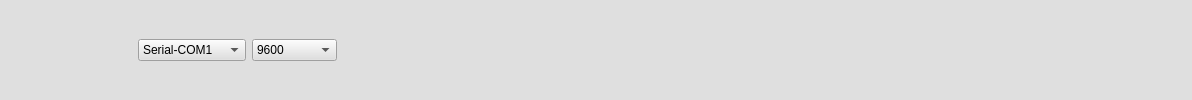
      <widget class="QFrame" name="frame_3">
       <property name="sizePolicy">
        <sizepolicy hsizetype="Preferred" vsizetype="Fixed">
         <horstretch>0</horstretch>
         <verstretch>0</verstretch>
        </sizepolicy>
       </property>
       <property name="styleSheet">
        <string notr="true">background-color:rgb(223, 223, 223)</string>
       </property>
       <property name="frameShape">
        <enum>QFrame::Panel</enum>
       </property>
       <property name="frameShadow">
        <enum>QFrame::Raised</enum>
       </property>
       <property name="lineWidth">
        <number>0</number>
       </property>
       <property name="midLineWidth">
        <number>3</number>
       </property>
       <layout class="QVBoxLayout" name="verticalLayout_5">
        <property name="leftMargin">
         <number>0</number>
        </property>
        <property name="topMargin">
         <number>2</number>
        </property>
        <property name="rightMargin">
         <number>0</number>
        </property>
        <property name="bottomMargin">
         <number>2</number>
        </property>
        <item>
         <layout class="QHBoxLayout" name="horizontalLayout_3" stretch="1,1,1,2,2,1,1,18">
          <item>
           <widget class="QPushButton" name="btnOpen">
            <property name="sizePolicy">
             <sizepolicy hsizetype="Minimum" vsizetype="Minimum">
              <horstretch>0</horstretch>
              <verstretch>0</verstretch>
             </sizepolicy>
            </property>
            <property name="text">
             <string/>
            </property>
            <property name="icon">
             <iconset resource="../icons/icons.qrc">
              <normaloff>:/icons/open1.png</normaloff>:/icons/open1.png</iconset>
            </property>
            <property name="iconSize">
             <size>
              <width>24</width>
              <height>24</height>
             </size>
            </property>
            <property name="autoDefault">
             <bool>false</bool>
            </property>
            <property name="flat">
             <bool>true</bool>
            </property>
           </widget>
          </item>
          <item>
           <widget class="QPushButton" name="btnSave">
            <property name="sizePolicy">
             <sizepolicy hsizetype="Minimum" vsizetype="Minimum">
              <horstretch>0</horstretch>
              <verstretch>0</verstretch>
             </sizepolicy>
            </property>
            <property name="text">
             <string/>
            </property>
            <property name="icon">
             <iconset resource="../icons/icons.qrc">
              <normaloff>:/icons/save1.png</normaloff>:/icons/save1.png</iconset>
            </property>
            <property name="iconSize">
             <size>
              <width>24</width>
              <height>24</height>
             </size>
            </property>
            <property name="checkable">
             <bool>false</bool>
            </property>
            <property name="autoDefault">
             <bool>false</bool>
            </property>
            <property name="flat">
             <bool>true</bool>
            </property>
           </widget>
          </item>
          <item>
           <spacer name="horizontalSpacer_6">
            <property name="orientation">
             <enum>Qt::Horizontal</enum>
            </property>
            <property name="sizeHint" stdset="0">
             <size>
              <width>40</width>
              <height>20</height>
             </size>
            </property>
           </spacer>
          </item>
          <item>
           <widget class="QComboBox" name="boxSerialSelect">
            <property name="sizePolicy">
             <sizepolicy hsizetype="Preferred" vsizetype="Fixed">
              <horstretch>0</horstretch>
              <verstretch>0</verstretch>
             </sizepolicy>
            </property>
            <item>
             <property name="text">
              <string>Serial-COM1</string>
             </property>
            </item>
            <item>
             <property name="text">
              <string>Serial-COM2</string>
             </property>
            </item>
            <item>
             <property name="text">
              <string>Serial-COM3</string>
             </property>
            </item>
            <item>
             <property name="text">
              <string>Serial-COM4</string>
             </property>
            </item>
            <item>
             <property name="text">
              <string>Serial-COM5</string>
             </property>
            </item>
            <item>
             <property name="text">
              <string>Serial-COM6</string>
             </property>
            </item>
            <item>
             <property name="text">
              <string>Serial-COM7</string>
             </property>
            </item>
            <item>
             <property name="text">
              <string>Serial-COM8</string>
             </property>
            </item>
            <item>
             <property name="text">
              <string>Serial-COM9</string>
             </property>
            </item>
            <item>
             <property name="text">
              <string>Serial-COM10</string>
             </property>
            </item>
           </widget>
          </item>
          <item>
           <widget class="QComboBox" name="boxBaudSelect">
            <item>
             <property name="text">
              <string>9600</string>
             </property>
            </item>
            <item>
             <property name="text">
              <string>19200</string>
             </property>
            </item>
            <item>
             <property name="text">
              <string>57600</string>
             </property>
            </item>
            <item>
             <property name="text">
              <string>115200</string>
             </property>
            </item>
           </widget>
          </item>
          <item>
           <widget class="QPushButton" name="btnSerialConnect">
            <property name="sizePolicy">
             <sizepolicy hsizetype="Minimum" vsizetype="Minimum">
              <horstretch>0</horstretch>
              <verstretch>0</verstretch>
             </sizepolicy>
            </property>
            <property name="text">
             <string/>
            </property>
            <property name="icon">
             <iconset resource="../icons/icons.qrc">
              <normaloff>:/icons/connect1.png</normaloff>:/icons/connect1.png</iconset>
            </property>
            <property name="iconSize">
             <size>
              <width>24</width>
              <height>24</height>
             </size>
            </property>
            <property name="autoDefault">
             <bool>false</bool>
            </property>
            <property name="default">
             <bool>false</bool>
            </property>
            <property name="flat">
             <bool>true</bool>
            </property>
           </widget>
          </item>
          <item>
           <widget class="QPushButton" name="btnSerialDisconnect">
            <property name="sizePolicy">
             <sizepolicy hsizetype="Minimum" vsizetype="Minimum">
              <horstretch>0</horstretch>
              <verstretch>0</verstretch>
             </sizepolicy>
            </property>
            <property name="text">
             <string/>
            </property>
            <property name="icon">
             <iconset resource="../icons/icons.qrc">
              <normaloff>:/icons/disconnect1.png</normaloff>:/icons/disconnect1.png</iconset>
            </property>
            <property name="iconSize">
             <size>
              <width>24</width>
              <height>24</height>
             </size>
            </property>
            <property name="flat">
             <bool>true</bool>
            </property>
           </widget>
          </item>
          <item>
           <spacer name="horizontalSpacer_5">
            <property name="orientation">
             <enum>Qt::Horizontal</enum>
            </property>
            <property name="sizeHint" stdset="0">
             <size>
              <width>782</width>
              <height>20</height>
             </size>
            </property>
           </spacer>
          </item>
         </layout>
        </item>
       </layout>
      </widget>
